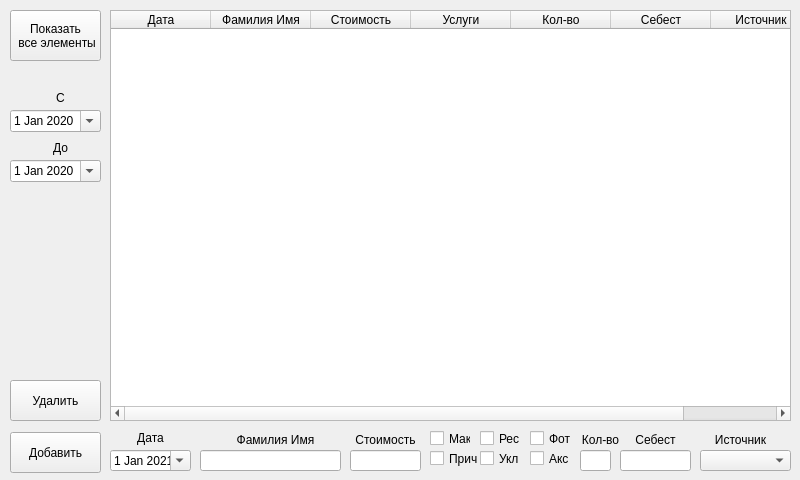
<?xml version="1.0" encoding="UTF-8"?>
<ui version="4.0">
 <class>Dohod</class>
 <widget class="QWidget" name="Dohod">
  <property name="geometry">
   <rect>
    <x>0</x>
    <y>0</y>
    <width>800</width>
    <height>480</height>
   </rect>
  </property>
  <property name="minimumSize">
   <size>
    <width>800</width>
    <height>480</height>
   </size>
  </property>
  <property name="maximumSize">
   <size>
    <width>800</width>
    <height>480</height>
   </size>
  </property>
  <property name="windowTitle">
   <string>Dohod</string>
  </property>
  <widget class="QLabel" name="label_5">
   <property name="geometry">
    <rect>
     <x>700</x>
     <y>430</y>
     <width>81</width>
     <height>20</height>
    </rect>
   </property>
   <property name="text">
    <string>Источник</string>
   </property>
   <property name="alignment">
    <set>Qt::AlignCenter</set>
   </property>
  </widget>
  <widget class="QPushButton" name="pushButtonErase">
   <property name="geometry">
    <rect>
     <x>10</x>
     <y>380</y>
     <width>91</width>
     <height>41</height>
    </rect>
   </property>
   <property name="text">
    <string>Удалить</string>
   </property>
  </widget>
  <widget class="QDateEdit" name="dateEnd">
   <property name="geometry">
    <rect>
     <x>10</x>
     <y>160</y>
     <width>91</width>
     <height>22</height>
    </rect>
   </property>
   <property name="minimumDate">
    <date>
     <year>2000</year>
     <month>1</month>
     <day>1</day>
    </date>
   </property>
   <property name="calendarPopup">
    <bool>true</bool>
   </property>
   <property name="date">
    <date>
     <year>2020</year>
     <month>1</month>
     <day>1</day>
    </date>
   </property>
  </widget>
  <widget class="QLabel" name="label_2">
   <property name="geometry">
    <rect>
     <x>200</x>
     <y>430</y>
     <width>151</width>
     <height>20</height>
    </rect>
   </property>
   <property name="text">
    <string>Фамилия Имя</string>
   </property>
   <property name="alignment">
    <set>Qt::AlignCenter</set>
   </property>
  </widget>
  <widget class="QLabel" name="label_6">
   <property name="geometry">
    <rect>
     <x>50</x>
     <y>90</y>
     <width>21</width>
     <height>16</height>
    </rect>
   </property>
   <property name="text">
    <string>С</string>
   </property>
   <property name="alignment">
    <set>Qt::AlignCenter</set>
   </property>
  </widget>
  <widget class="QLabel" name="label_7">
   <property name="geometry">
    <rect>
     <x>50</x>
     <y>140</y>
     <width>21</width>
     <height>16</height>
    </rect>
   </property>
   <property name="text">
    <string>До</string>
   </property>
   <property name="alignment">
    <set>Qt::AlignCenter</set>
   </property>
  </widget>
  <widget class="QLineEdit" name="lineEditPrice">
   <property name="geometry">
    <rect>
     <x>350</x>
     <y>450</y>
     <width>71</width>
     <height>21</height>
    </rect>
   </property>
   <property name="inputMethodHints">
    <set>Qt::ImhDigitsOnly|Qt::ImhPreferNumbers</set>
   </property>
   <property name="inputMask">
    <string/>
   </property>
   <property name="text">
    <string/>
   </property>
   <property name="alignment">
    <set>Qt::AlignCenter</set>
   </property>
  </widget>
  <widget class="QPushButton" name="pushButtonViewAll">
   <property name="geometry">
    <rect>
     <x>10</x>
     <y>10</y>
     <width>91</width>
     <height>51</height>
    </rect>
   </property>
   <property name="text">
    <string>Показать 
 все элементы</string>
   </property>
  </widget>
  <widget class="QPushButton" name="pushButtonAdd">
   <property name="geometry">
    <rect>
     <x>10</x>
     <y>432</y>
     <width>91</width>
     <height>41</height>
    </rect>
   </property>
   <property name="text">
    <string>Добавить</string>
   </property>
  </widget>
  <widget class="QLabel" name="label_4">
   <property name="geometry">
    <rect>
     <x>610</x>
     <y>430</y>
     <width>91</width>
     <height>20</height>
    </rect>
   </property>
   <property name="text">
    <string>Себест</string>
   </property>
   <property name="alignment">
    <set>Qt::AlignCenter</set>
   </property>
  </widget>
  <widget class="QDateEdit" name="dateEdit">
   <property name="geometry">
    <rect>
     <x>110</x>
     <y>450</y>
     <width>81</width>
     <height>21</height>
    </rect>
   </property>
   <property name="focusPolicy">
    <enum>Qt::StrongFocus</enum>
   </property>
   <property name="minimumDate">
    <date>
     <year>2000</year>
     <month>1</month>
     <day>1</day>
    </date>
   </property>
   <property name="currentSection">
    <enum>QDateTimeEdit::DaySection</enum>
   </property>
   <property name="calendarPopup">
    <bool>true</bool>
   </property>
   <property name="date">
    <date>
     <year>2021</year>
     <month>1</month>
     <day>1</day>
    </date>
   </property>
  </widget>
  <widget class="QComboBox" name="comboBoxIstoch">
   <property name="geometry">
    <rect>
     <x>700</x>
     <y>450</y>
     <width>91</width>
     <height>21</height>
    </rect>
   </property>
  </widget>
  <widget class="QDateEdit" name="dateStart">
   <property name="geometry">
    <rect>
     <x>10</x>
     <y>110</y>
     <width>91</width>
     <height>22</height>
    </rect>
   </property>
   <property name="minimumDate">
    <date>
     <year>2000</year>
     <month>1</month>
     <day>1</day>
    </date>
   </property>
   <property name="calendarPopup">
    <bool>true</bool>
   </property>
   <property name="date">
    <date>
     <year>2020</year>
     <month>1</month>
     <day>1</day>
    </date>
   </property>
  </widget>
  <widget class="QTableWidget" name="tableWidget">
   <property name="geometry">
    <rect>
     <x>110</x>
     <y>10</y>
     <width>681</width>
     <height>411</height>
    </rect>
   </property>
   <property name="showGrid">
    <bool>true</bool>
   </property>
   <property name="wordWrap">
    <bool>false</bool>
   </property>
   <property name="columnCount">
    <number>7</number>
   </property>
   <attribute name="horizontalHeaderCascadingSectionResizes">
    <bool>false</bool>
   </attribute>
   <attribute name="horizontalHeaderMinimumSectionSize">
    <number>40</number>
   </attribute>
   <attribute name="horizontalHeaderDefaultSectionSize">
    <number>100</number>
   </attribute>
   <attribute name="horizontalHeaderHighlightSections">
    <bool>false</bool>
   </attribute>
   <attribute name="horizontalHeaderShowSortIndicator" stdset="0">
    <bool>false</bool>
   </attribute>
   <attribute name="horizontalHeaderStretchLastSection">
    <bool>true</bool>
   </attribute>
   <column>
    <property name="text">
     <string>Дата</string>
    </property>
   </column>
   <column>
    <property name="text">
     <string>Фамилия Имя</string>
    </property>
   </column>
   <column>
    <property name="text">
     <string>Стоимость</string>
    </property>
   </column>
   <column>
    <property name="text">
     <string>Услуги</string>
    </property>
   </column>
   <column>
    <property name="text">
     <string>Кол-во</string>
    </property>
   </column>
   <column>
    <property name="text">
     <string>Себест</string>
    </property>
   </column>
   <column>
    <property name="text">
     <string>Источник</string>
    </property>
   </column>
  </widget>
  <widget class="QLineEdit" name="lineEditName">
   <property name="geometry">
    <rect>
     <x>200</x>
     <y>450</y>
     <width>141</width>
     <height>21</height>
    </rect>
   </property>
   <property name="inputMethodHints">
    <set>Qt::ImhHiddenText</set>
   </property>
   <property name="alignment">
    <set>Qt::AlignCenter</set>
   </property>
  </widget>
  <widget class="QLabel" name="label_3">
   <property name="geometry">
    <rect>
     <x>350</x>
     <y>430</y>
     <width>71</width>
     <height>20</height>
    </rect>
   </property>
   <property name="text">
    <string>Стоимость</string>
   </property>
   <property name="alignment">
    <set>Qt::AlignCenter</set>
   </property>
  </widget>
  <widget class="QLabel" name="label">
   <property name="geometry">
    <rect>
     <x>110</x>
     <y>430</y>
     <width>81</width>
     <height>16</height>
    </rect>
   </property>
   <property name="text">
    <string>Дата</string>
   </property>
   <property name="alignment">
    <set>Qt::AlignCenter</set>
   </property>
  </widget>
  <widget class="QLineEdit" name="lineEditSebest">
   <property name="geometry">
    <rect>
     <x>620</x>
     <y>450</y>
     <width>71</width>
     <height>21</height>
    </rect>
   </property>
   <property name="inputMethodHints">
    <set>Qt::ImhDigitsOnly|Qt::ImhPreferNumbers</set>
   </property>
   <property name="inputMask">
    <string/>
   </property>
   <property name="text">
    <string/>
   </property>
   <property name="alignment">
    <set>Qt::AlignCenter</set>
   </property>
  </widget>
  <widget class="QLineEdit" name="lineEditPeople">
   <property name="geometry">
    <rect>
     <x>580</x>
     <y>450</y>
     <width>31</width>
     <height>21</height>
    </rect>
   </property>
   <property name="inputMethodHints">
    <set>Qt::ImhDigitsOnly|Qt::ImhPreferNumbers</set>
   </property>
   <property name="inputMask">
    <string/>
   </property>
   <property name="text">
    <string/>
   </property>
   <property name="alignment">
    <set>Qt::AlignCenter</set>
   </property>
  </widget>
  <widget class="QLabel" name="label_8">
   <property name="geometry">
    <rect>
     <x>580</x>
     <y>430</y>
     <width>41</width>
     <height>20</height>
    </rect>
   </property>
   <property name="text">
    <string>Кол-во</string>
   </property>
   <property name="alignment">
    <set>Qt::AlignCenter</set>
   </property>
  </widget>
  <widget class="QCheckBox" name="checkBoxM">
   <property name="geometry">
    <rect>
     <x>430</x>
     <y>430</y>
     <width>41</width>
     <height>17</height>
    </rect>
   </property>
   <property name="text">
    <string>Мак</string>
   </property>
  </widget>
  <widget class="QCheckBox" name="checkBoxP">
   <property name="geometry">
    <rect>
     <x>430</x>
     <y>450</y>
     <width>51</width>
     <height>17</height>
    </rect>
   </property>
   <property name="text">
    <string>Прич</string>
   </property>
  </widget>
  <widget class="QCheckBox" name="checkBoxR">
   <property name="geometry">
    <rect>
     <x>480</x>
     <y>430</y>
     <width>41</width>
     <height>17</height>
    </rect>
   </property>
   <property name="text">
    <string>Рес</string>
   </property>
  </widget>
  <widget class="QCheckBox" name="checkBoxY">
   <property name="geometry">
    <rect>
     <x>480</x>
     <y>450</y>
     <width>41</width>
     <height>17</height>
    </rect>
   </property>
   <property name="text">
    <string>Укл</string>
   </property>
  </widget>
  <widget class="QCheckBox" name="checkBoxF">
   <property name="geometry">
    <rect>
     <x>530</x>
     <y>430</y>
     <width>41</width>
     <height>17</height>
    </rect>
   </property>
   <property name="text">
    <string>Фот</string>
   </property>
  </widget>
  <widget class="QCheckBox" name="checkBoxA">
   <property name="geometry">
    <rect>
     <x>530</x>
     <y>450</y>
     <width>41</width>
     <height>17</height>
    </rect>
   </property>
   <property name="text">
    <string>Акс</string>
   </property>
  </widget>
 </widget>
 <resources/>
 <connections/>
</ui>
